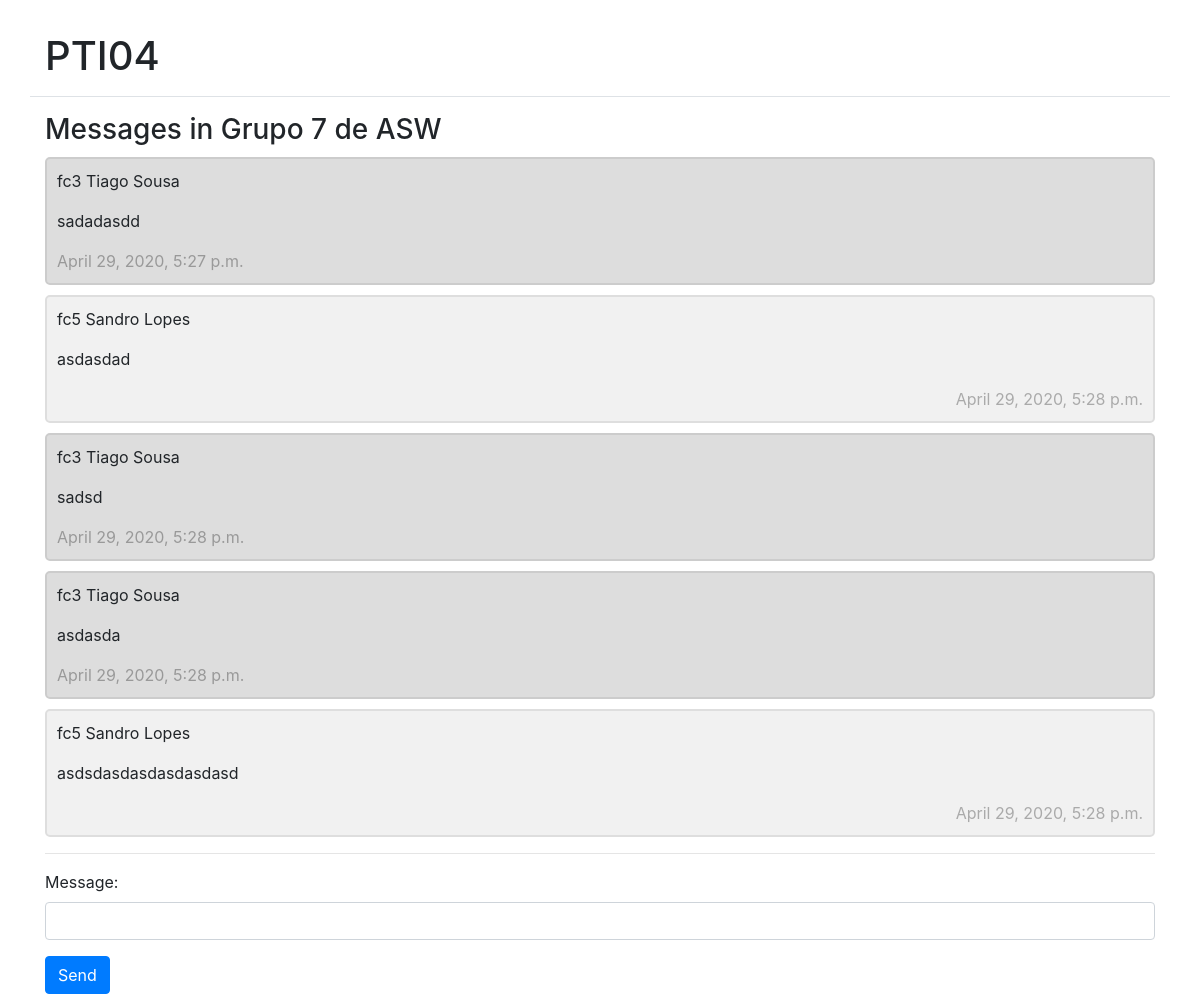
/group_chat/7/ (signed in), run on the app's committed database.
### group_chat/models.py (models this page shows, shortened)
class Thread(models.Model):
    class Meta:
        managed=True
        db_table = 'group_chat_thread'
    group = models.ForeignKey(Group, on_delete=models.CASCADE, related_name='group_chat_thread')
    updated      = models.DateTimeField(auto_now=True)
    timestamp    = models.DateTimeField(auto_now_add=True)
    objects      = ThreadManager()

class Message(models.Model):
    class Meta:
        managed=True
        db_table = 'group_chat_message'
    thread      = models.ForeignKey(Thread, null=True, blank=True, on_delete=models.SET_NULL)
    user        = models.ForeignKey(settings.AUTH_USER_MODEL, verbose_name='sender', on_delete=models.CASCADE)
    message     = models.TextField()
    timestamp   = models.DateTimeField(auto_now_add=True)

### login/models.py (models this page shows, shortened)
class Group(models.Model):
    subject = models.ForeignKey(Subject, on_delete=models.CASCADE)
    members = models.ManyToManyField(User)
    name = models.CharField(max_length=20)
    def __str__(self):
        return f'Grupo {self.id} de {self.subject.name}'

class Subject(models.Model):
    name = models.CharField(max_length=50)
    groups_max = models.IntegerField(default=7)
    groups_deadline = models.DateField(blank=True,null=True)
    groups_on = models.BooleanField(default=False)

class User(AbstractBaseUser):
    email = models.EmailField(
        verbose_name='email address',
        max_length=255,
        unique=True,
    )
    date_of_birth = models.DateField(blank=True, null=True)
    is_active = models.BooleanField(default=True)
    is_admin = models.BooleanField(default=False)
    is_student = models.BooleanField(default=False)
    is_teacher = models.BooleanField(default=False)
    subjects = models.ManyToManyField(Subject, null=True, blank=True)
    firstname = models.CharField(blank=True, null=True, max_length=20)
    surname = models.CharField(blank=True, null=True, max_length=20)
    objects = UserManager()
    USERNAME_FIELD = 'email'
    def __str__(self):
        if self.firstname and self.surname:
            return "fc"+str(self.id)+" "+self.firstname + " " + self.surname
        else:
            return str(self.email)

### group_chat/views.py (the view, shortened to what this page needs)
# urls.py: re_path(r"^(?P<pk>[\d+]+)/$", GroupChatView.as_view()),
class GroupChatView(LoginRequiredMixin, FormMixin, DetailView):
    template_name = 'group_chat/inGroupChat.html'
    form_class = GroupChatForm
    success_url = './'
    def get_object(self):
        obj, created    = Thread.objects.get_or_new(self.kwargs.get("pk"))
        if obj == None:
            raise Http404
        return obj
    def get_context_data(self, **kwargs):
        context = super().get_context_data(**kwargs)
        context['groupChatForm'] = self.get_form()
        context['thisGroup'] = Group.objects.get(id= self.kwargs.get('pk'))
        return context

### group_chat/forms.py
class GroupChatForm(forms.Form):
    message = forms.CharField(
        widget=forms.TextInput(
            attrs={"class": "form-control"}
        )
    )

### group_chat/models.py (called while the page is built)
    def get_or_new(self, groupId): # get_or_create
        myGroup = Group.objects.get(id=groupId)
        if Thread.objects.filter(group=myGroup).exists():
            thread = Thread.objects.get(group=myGroup)
            return thread, False
        else:
            obj = self.model(group = myGroup)
            obj.save()
            return obj, True

### templates/group_chat/inGroupChat.html (shortened to what this page needs)
{% extends "base.html" %}
{% block content %}
<h3>Messages in {{ object.group }}</h3>
 <div id="chatContainer">
    <div id='chat-items'>
      {% for chat in object.message_set.all %}
        {% if chat.user in thisGroup.members.all %}
          {% if user == chat.user %}
          <div class="my msg">
            <p class="right">{{ chat.user }}</p>
            <p>{{ chat.message }}</p>
            <span class="time-left">{{ chat.timestamp }}</span>
          </div>
          {% else %}
          <div class="other msg">
            <p>{{ chat.user }}</p>
            <p>{{ chat.message }}</p>
            <span class="time-right">{{ chat.timestamp }}</span>
          </div>
          {% endif %}
        {% endif %}
      {% endfor %}
    </div>
    <hr>
    <form id='groupChatForm' method='POST'> {% csrf_token %}
        {{ groupChatForm.as_p }}
        <input type='submit' class='btn btn-primary' value='Send'/>
    </form>
 </div>
{% endblock %}

### users_chat/static/users_chat/chat.css (style rules this page uses)
#chat-items { list-style-type: none; }
.msg { border: 2px solid #dedede; background-color: #f1f1f1; border-radius: 5px; padding: 10px; margin: 10px 0; }
.my { border-color: #ccc; background-color: #ddd; }
.msg::after { content: ""; clear: both; display: table; }
.time-right { float: right; color: #aaa; }
.time-left { float: left; color: #999; }

### data on the page
Thread: group "Grupo 7 de ASW"
Message: user "fc3 Tiago Sousa", message "sadadasdd", timestamp "April 29, 2020, 5:27 p.m."
Message: user "fc5 Sandro Lopes", message "asdasdad", timestamp "April 29, 2020, 5:28 p.m."
Message: user "fc3 Tiago Sousa", message "sadsd", timestamp "April 29, 2020, 5:28 p.m."
Message: user "fc3 Tiago Sousa", message "asdasda", timestamp "April 29, 2020, 5:28 p.m."
Message: user "fc5 Sandro Lopes", message "asdsdasdasdasdasdasd", timestamp "April 29, 2020, 5:28 p.m."
